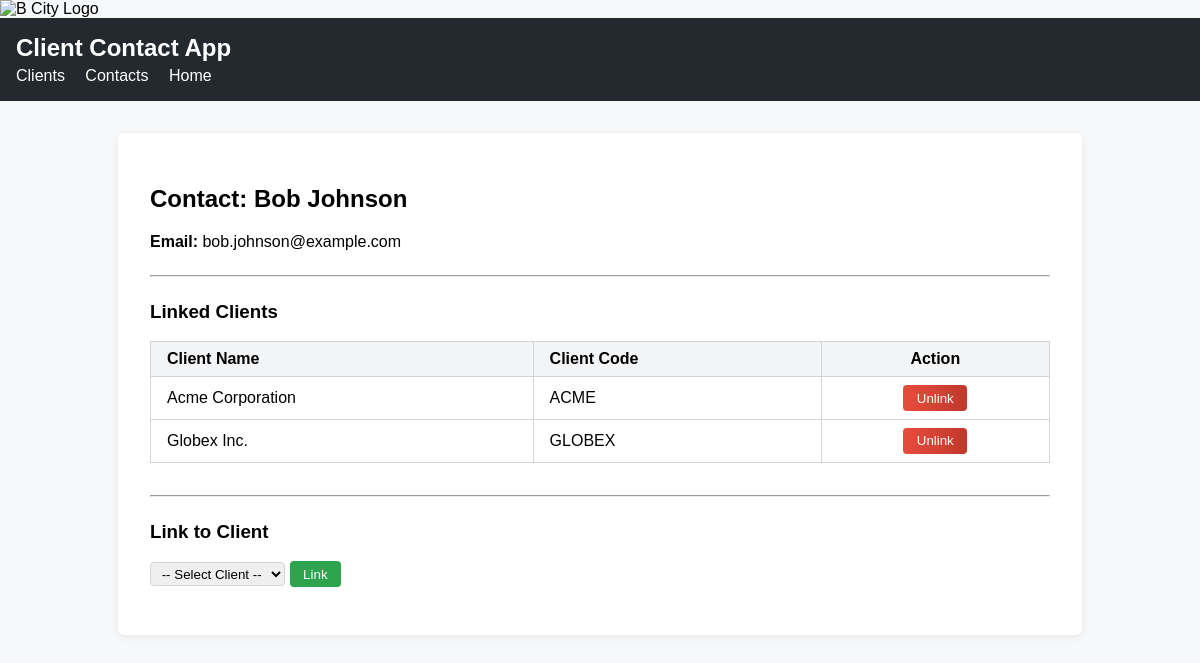
/contacts/2, run on the app's committed database.
### models/contact.py (models this page shows, shortened)
class Contact(db.Model):
    __tablename__ = 'contact'
    id = db.Column(db.Integer, primary_key=True)
    name = db.Column(db.String, nullable=False)
    surname = db.Column(db.String, nullable=False)
    email = db.Column(db.String, nullable=False, unique=True) # <-- This will make sure the email is unique!
    clients = db.relationship(
        'Client',
        secondary='client_contact',
        back_populates='contacts'
    )

### models/client.py (models this page shows, shortened)
class Client(db.Model):
    __tablename__ = 'client'
    id = db.Column(db.Integer, primary_key=True)
    name = db.Column(db.String(100), nullable=False)
    client_code = db.Column(db.String(50), nullable=False, unique=True)
    contacts = db.relationship(
        'Contact',
        secondary='client_contact',
        back_populates='clients'
    )

### routes/contact.py (the view)
@contact_bp.route('/<int:contact_id>')
def view_contact(contact_id):
    contact = Contact.query.get_or_404(contact_id)
    linked_clients = contact.clients
    return render_template('contact_detail.html', contact=contact, clients=linked_clients)

### templates/contact_detail.html (shortened to what this page needs)
{% extends 'base.html' %}
{% block content %}
<div class="container">
    <h2>Contact: {{ contact.name }} {{ contact.surname }}</h2>
    <p><b>Email:</b> {{ contact.email }}</p>
    <hr style="margin: 24px 0;">
    <h3>Linked Clients</h3>
    {% if clients and clients|length > 0 %}
    <table class="table table-bordered">
        <thead>
            <tr>
                <th style="text-align:left;">Client Name</th>
                <th style="text-align:left;">Client Code</th>
                <th style="text-align:center;">Action</th>
            </tr>
        </thead>
        <tbody>
        {% for client in clients %}
        <tr id="client-row-{{ client.id }}">
            <td style="text-align:left;">{{ client.name }}</td>
            <td style="text-align:left;">{{ client.client_code }}</td>
            <td style="text-align:center;">
                <button class="btn btn-danger btn-sm unlink-btn" data-client-id="{{ client.id }}">Unlink</button>
            </td>
        </tr>
        {% endfor %}
        </tbody>
    </table>
    {% else %}
        <div class="alert alert-warning">No client(s) found</div>
    {% endif %}
    <hr style="margin: 24px 0;">
    <h3>Link to Client</h3>
    <form id="link-client-form" class="form-inline" style="margin-bottom:16px;">
        <select name="client_id" id="client_id" class="form-select" style="width:auto; display:inline-block;">
            <option value="">-- Select Client --</option>
        </select>
        <button type="submit" class="btn btn-success">Link</button>
    </form>
</div>
{% endblock %}

### static/css/style.css (style rules this page uses)
body { font-family: Arial, sans-serif; background: #f6f8fa; margin: 0; padding: 0; }
table { border-collapse: collapse; width: 100%; margin-bottom: 2em; }
th, td { border: 1px solid #d1d5da; padding: 0.5em 1em; text-align: left; }
th { background: #f3f4f6; }
button, input[type="submit"] { background: #2ea44f; color: #fff; border: none; padding: 0.4em 1em; border-radius: 4px; cursor: pointer; }
select { padding: 0.2em 0.5em; border-radius: 4px; border: 1px solid #d1d5da; }
.btn-danger { background: #e74c3c; background: linear-gradient(90deg, #e74c3c 0%, #c0392b 100%); }

### data on the page
Contact: name "Bob", surname "Johnson", email "bob.johnson@example.com"
Client: name "Acme Corporation", client_code "ACME"
Client: name "Globex Inc.", client_code "GLOBEX"
